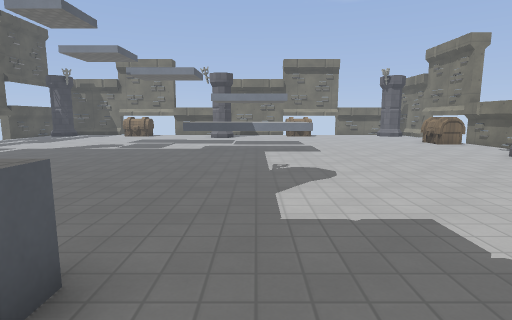
View 1 (above)

16 first-person views from a walk through a Godot game level. The camera is 1.3 m above the floor, tilts 8° down and sees 80° across. The floor is counted in squares, 1 m on a side. Each view is taken from the middle of a square. On the plan, view 1 faces up. The plan holds only what a view shows up to about 14 squares ahead; the rest is blank. Surface patterns are stand-ins for the level's own textures.

View 2
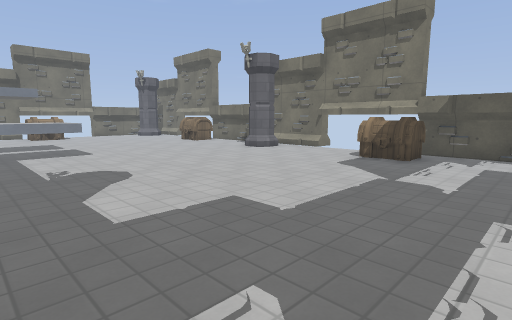

View 3
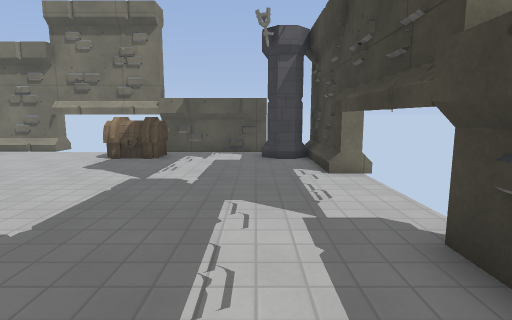

View 4
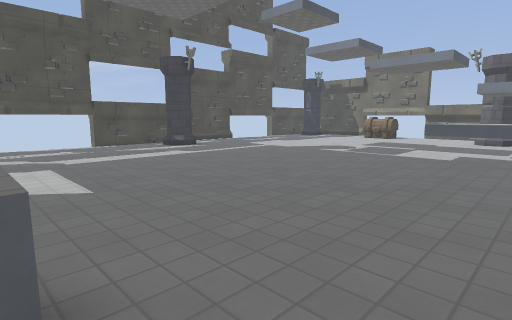

View 5
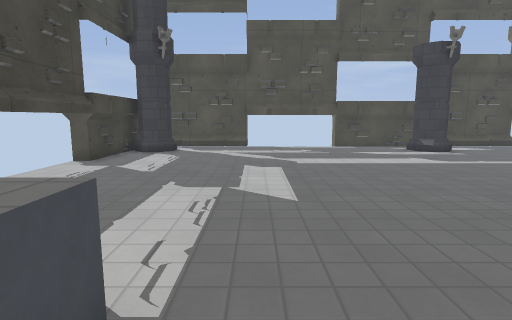

View 6
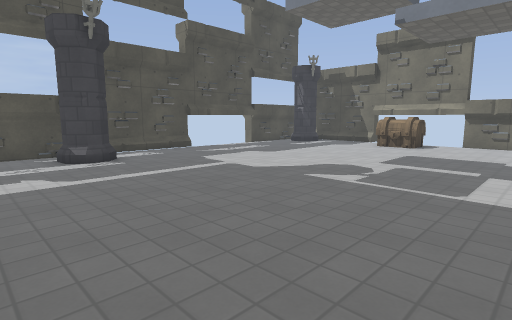

View 7
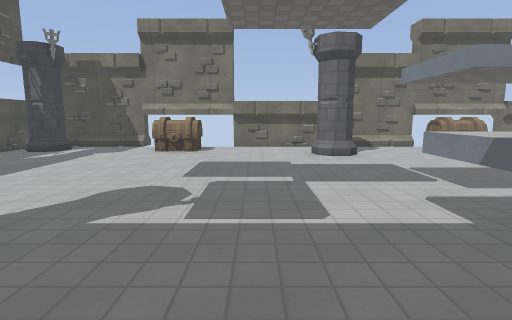

View 8
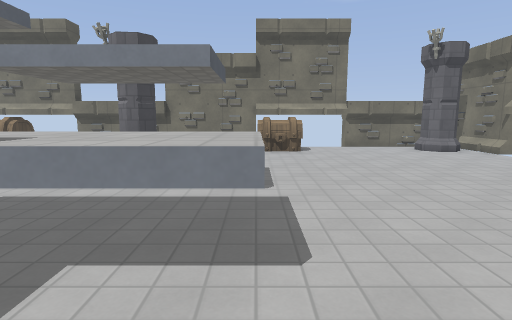

View 9
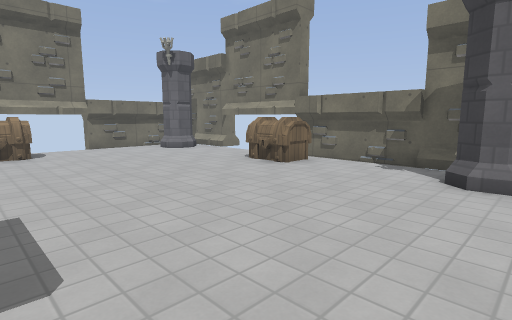

View 10
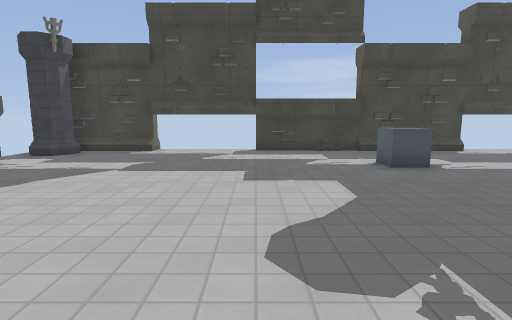

View 11
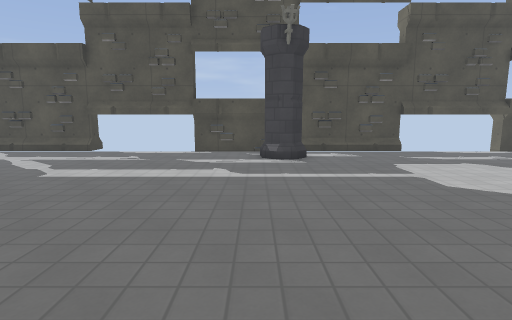

View 12
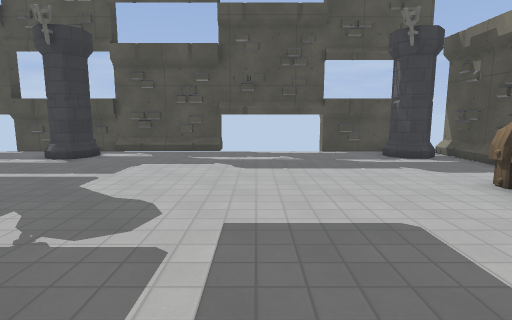

View 13
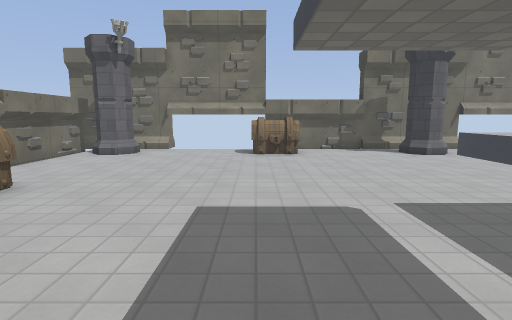

View 14
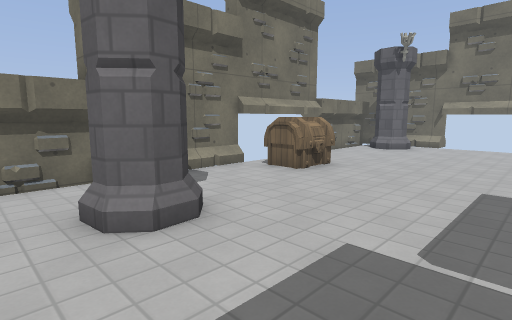

View 15
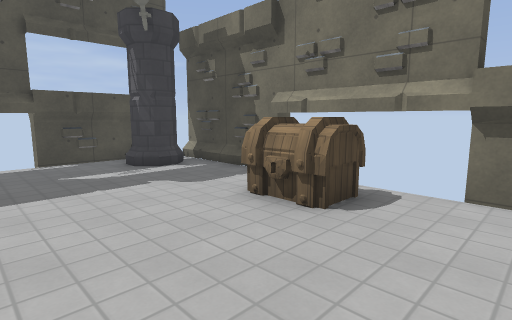

View 16
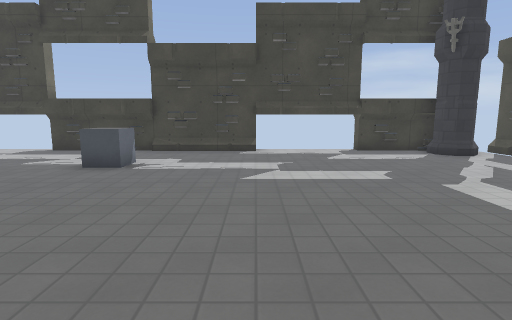

### Floor plan
Key: @ floor where view 1 was taken; # wall or solid block; x gap in a wall; . floor; = window, fence, low wall or low ledge; ^ raised ledge; P pillar; C chest.
Columns run from 15 left of view 1 to 11 right of it. Each row starts with its distance up from view 1.
 23  ##########################
 22 ###... C.........C ..... ##
 21 ##P...CCC........CCC....P##
 20 #............P............#
 19 #.........................#
 18 #.........................#
 17 #.........................#
 16 #.......................CC#
 15 #.......................CC#
 14 #.........................#
 13 #............^^^^^........#
 12 #............^^^^^........#
 11 #............^^^^^........#
 10 #xP.....................Px#
  9 #.........................#
  8 #.........................#
  7 #.........................#
  6 #.........................#
  5 #.......................C.#
  4 #.......................CC#
  3 #.......................C.#
  2 #............=............#
  1 #............=............#
  0 #..............@..........#
 -1 #.P.....................#P
 -2 ##########################

Positions as (right, up) in squares from view 1, and headings:
1: (0, 0), facing up
2: (-1, 0), facing up-right
3: (-1, 0), facing right
4: (0, 2), facing up-left
5: (-1, 3), facing left
6: (-3, 7), facing up-left
7: (-5, 9), facing up
8: (2, 9), facing up
9: (2, 9), facing up-right
10: (2, 10), facing down
11: (-3, 9), facing left
12: (-3, 16), facing left
13: (-2, 16), facing right
14: (-4, 16), facing up-right
15: (-5, 17), facing up-left
16: (-6, 10), facing down
